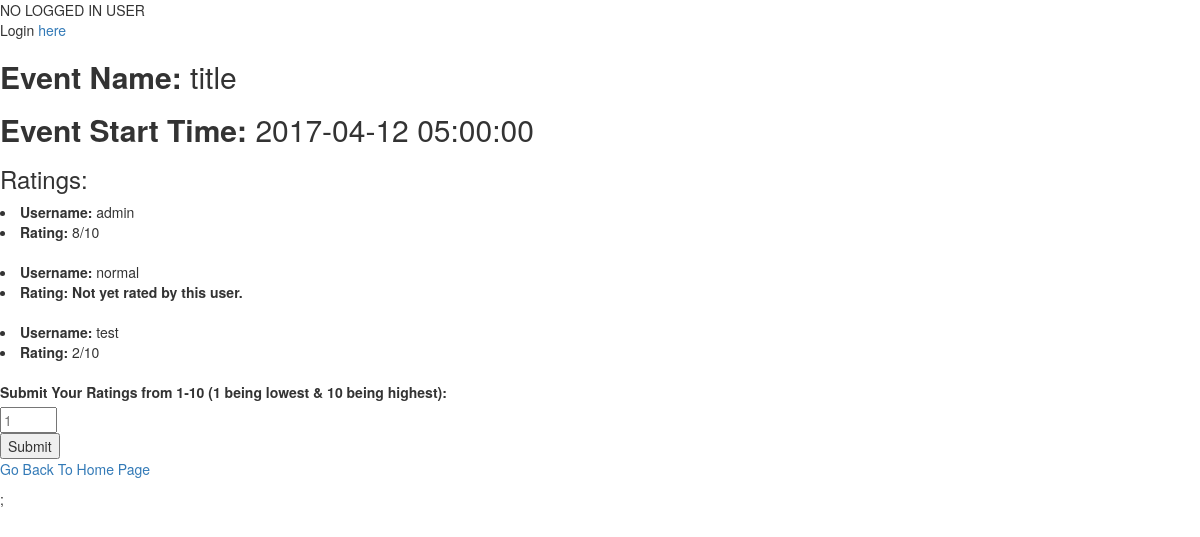
The page /events.php?event_title=title on the database its author committed.
### tables this page shows
CREATE TABLE IF NOT EXISTS `events` (
  `event_id` int(20) NOT NULL AUTO_INCREMENT,
  `title` varchar(100) NOT NULL DEFAULT '',
  `description` text NOT NULL,
  `start_time` datetime NOT NULL,
  `end_time` datetime NOT NULL,
  `group_id` int(20) NOT NULL,
  `lname` varchar(20) NOT NULL,
  `zip` int(5) NOT NULL,
  PRIMARY KEY (`event_id`),
  KEY `group_id` (`group_id`),
  KEY `lname` (`lname`,`zip`)
);

CREATE TABLE IF NOT EXISTS `attend` (
  `event_id` int(20) NOT NULL,
  `username` varchar(20) NOT NULL DEFAULT '',
  `rsvp` tinyint(1) NOT NULL,
  `rating` int(1) NOT NULL,
  PRIMARY KEY (`event_id`,`username`),
  KEY `username` (`username`)
);

### events.php (the view, shortened to what this page needs)
<!DOCTYPE html>
<html>
<head>
  <link rel="stylesheet" type="text/css" href="https://maxcdn.bootstrapcdn.com/bootstrap/3.3.7/css/bootstrap.min.css">
</head>
<body>
  <?php
$event_title = $_GET['event_title'];
if (isset($_SESSION["authorized"]) == 1)
{
  echo "ADMIN USER: " . $_SESSION["username"] . "<br>";
}
elseif (isset($_SESSION["username"]))
{
  echo "USER: " . $_SESSION["username"] . "<br>";
}
else
{
  echo "NO LOGGED IN USER";
  echo "<p>Login <a href='login.php'>here</a>";
}
?>
<?php
$servername = "localhost";
$username = "admin_termproj";
$password = "TermProject123";
$dbname = "admin_termproject";
$conn = new mysqli($servername, $username, $password, $dbname);
$sql = "SELECT * FROM events WHERE title = '" . $event_title . "' ";
$result = $conn->query($sql);
if ($result->num_rows > 0) {
    while($row = $result->fetch_assoc()) {
        echo '<h2><b>Event Name: </b>' . $row["title"] . '</h2>';
        echo '<h2><b>Event Start Time: </b>' . $row["start_time"] . '</h2>';
        $event_id = $row["event_id"];
    }
    echo "<h3>Ratings:</h3>";
    $sql2 = "SELECT * FROM attend WHERE event_id = '" . $event_id . "' ";
    $result = $conn->query($sql2);
    while($row = $result->fetch_assoc()) {
        echo '<li><b>Username: </b>' . $row["username"] . '</li>';
        if($row["rating"] == 0){
          echo "<li><b>Rating: Not yet rated by this user.</b></li>";
          echo nl2br("\n");
        }
        else{
        echo '<li><b>Rating: </b>' . $row["rating"] . '/10</li>';
        echo nl2br("\n");
        }
    }
} else {
    echo "0 results found for that particular event.";
}
?>
<form role="form" method="POST" action="ratings.php">
  <label>Submit Your Ratings from 1-10 (1 being lowest &amp; 10 being highest):</label><br>
  <input type="number" name="rating" min="1" max="10" placeholder="1" required><br>
  <input type="submit">
</form>
<p><a href='index.php'>Go Back To Home Page </a></p>;

### rows shown on the page
events: title "title", start_time "2017-04-12 05:00:00"
attend: username "admin", rating "8"
attend: username "normal"
attend: username "test", rating "2"
